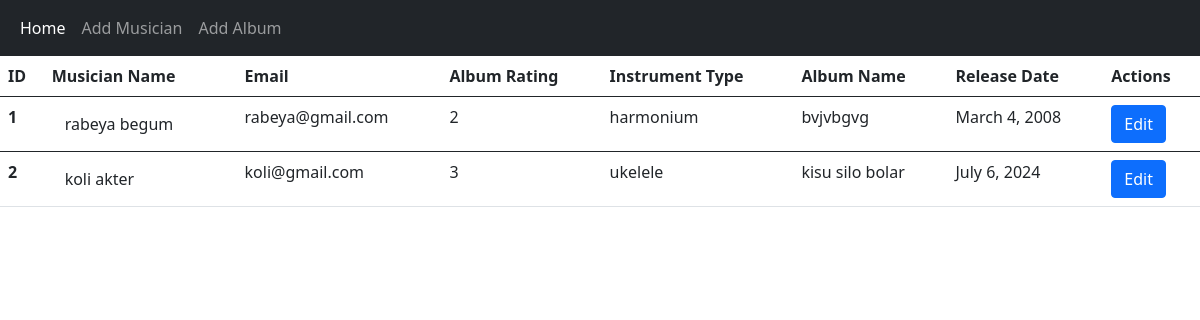
The page / on the database its author committed.
### music_studio/models.py (models this page shows, shortened)
class Album(models.Model):
    Album_Name = models.CharField(max_length=50)
    Musician = models.ForeignKey(Musician, on_delete=models.CASCADE)
    Album_release_date = models.DateField()
    RATINGS_CHOICES = [
    (1, '1'),
    (2, '2'),
    (3, '3'),
    ]
    Ratings = models.IntegerField(choices=RATINGS_CHOICES)

class Musician(models.Model):
    First_Name = models.CharField(max_length=50)
    Last_Name = models.CharField(max_length=50)
    Email = models.CharField(max_length=100)
    Phone_Number = models.IntegerField()
    Instrument_Type = models.CharField(max_length=100)

### Musicians_Directory/views.py (the view)
# urls.py: path('', views.home, name = 'homepage'),
def home(request):
    data = Album.objects.all()
    return render(request, 'home.html',{'data': data})

### templates/home.html
{% extends "base.html" %}
{% block content %}
<table class="table">
    <thead>
      <tr>
        <th scope="col">ID</th>
        <th scope="col">Musician Name</th>
        <th scope="col">Email</th>
        <th scope="col">Album Rating</th>
        <th scope="col">Instrument Type</th>
        <th scope="col">Album Name</th>
        <th scope="col">Release Date</th>
        <th scope="col">Actions</th>
      </tr>
    </thead>
   {% for row in data %}
   <tbody>
    <tr>
      <th scope="row">{{row.id}}</th>
      <td> <a href="{%  url 'edit_musician' row.Musician.id %}" class="btn">{{row.Musician.First_Name}} {{row.Musician.Last_Name}}</a></td>
      <td>{{row.Musician.Email}}</td>
      <td>{{row.Ratings}}</td>
      <td>{{row.Musician.Instrument_Type}}</td>
      <td>{{row.Album_Name}}</td>
      <td>{{row.Album_release_date}}</td>
      <td>
        <a href="{%  url 'edit_album' row.id %}" class="btn btn-primary">Edit</a>
      </td>
    </tr>
  </tbody>
   {% endfor %}
  </table>
{% endblock  %}

### templates/base.html (shortened to what this page needs)
<!doctype html>
<html lang="en">
  <head>
    <link href="https://cdn.jsdelivr.net/npm/bootstrap@5.0.2/dist/css/bootstrap.min.css" rel="stylesheet">
  </head>
  <body>
    <nav class="navbar navbar-expand-lg navbar-dark bg-dark ">
        <div class="container-fluid">
          <div class="collapse navbar-collapse" id="navbarSupportedContent">
            <ul class="navbar-nav me-auto mb-2 mb-lg-0">
              <li class="nav-item">
                <a class="nav-link active" aria-current="page" href="{%  url 'homepage' %}">Home</a>
              </li>
              <li class="nav-item">
                <a class="nav-link" href="{% url 'add_musician' %}">Add Musician</a>
              </li>
              <li class="nav-item">
                <a class="nav-link" href="{% url 'add_album' %}">Add Album</a>
              </li>
            </ul>
          </div>
        </div>
      </nav>
{% block content %}{% endblock  %}
  </body>
</html>

### rows shown on the page
Album: id "1", Musician.First_Name "rabeya", Musician.Last_Name "begum", Musician.Email "rabeya@gmail.com", Ratings "2", Musician.Instrument_Type "harmonium", Album_Name "bvjvbgvg", Album_release_date "March 4, 2008"
Album: id "2", Musician.First_Name "koli", Musician.Last_Name "akter", Musician.Email "koli@gmail.com", Ratings "3", Musician.Instrument_Type "ukelele", Album_Name "kisu silo bolar", Album_release_date "July 6, 2024"
